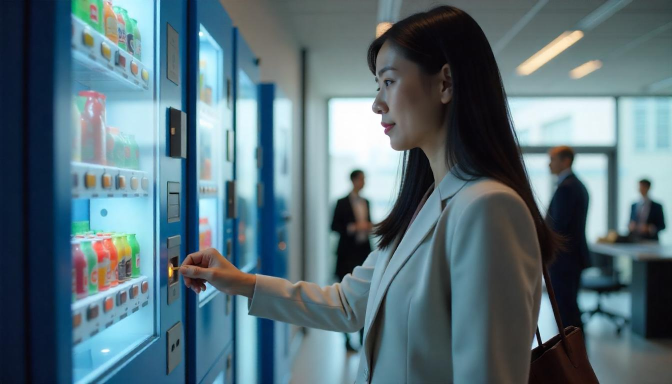
#> input picture pics/posts/vending-machine.jpeg, 1344 x 768 px (shown at 1/2 size)
$ python resize.py vending-machine.jpeg
#> lines starting #> are read from the running program, lines starting #| are printed output that depends on the picture
from PIL import Image
import sys

def resize_image(input_path, output_path, scale):
    """Ridimensiona un'immagine al dato scale e la salva."""
#> called with input_path = 'vending-machine.jpeg', output_path = 'vending-machine.jpeg_preview.png', scale = 0.3
    try:
        with Image.open(input_path) as img:
#> img is the input picture: PIL image 1344x768 RGB; mean R, G, B 88.5, 112.5, 121.6
            new_size = (int(img.width * scale), int(img.height * scale))
#> new_size = (403, 230)
            resized_img = img.resize(new_size, Image.LANCZOS)
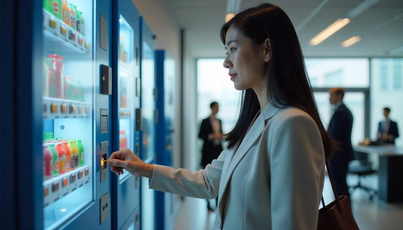
#> resized_img: PIL image 403x230 RGB; mean R, G, B 88.5, 112.5, 121.6
            resized_img.save(output_path)
    except(IOError, ValueError) as e:
        print(f"ERR_ errore con file {input_path} -- {e}")


if __name__ == '__main__':
    filename = sys.argv[1]
    print("resizing",filename)
    resize_image(filename, f'{filename}_preview.png', 0.3)
